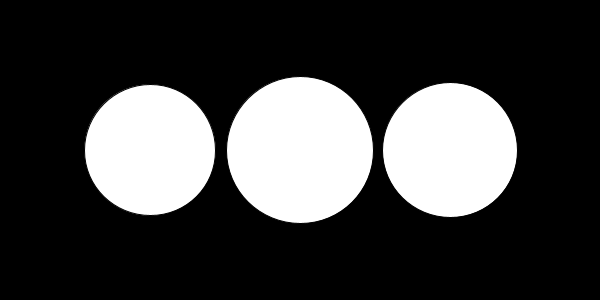
Frame 1 (no input)
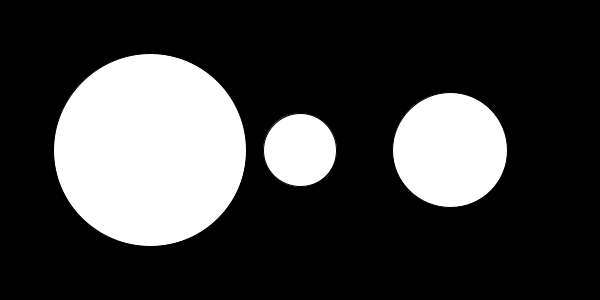
Frame 60 (the mouse pressed at the canvas centre just before this capture)
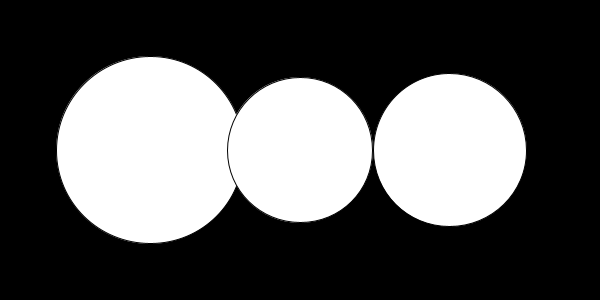
Frame 120 (the mouse held since frame 60 and released just before this capture)

The Processing sketch that drew these frames (run headless with seeded random() and noise(); from frame 60 on, the mouse is pressed at the canvas centre):

// Processing sketch: NoiseViz
// ── NoiseViz.pde
void setup(){
  size(600, 300);
}

void draw(){
  background(0);
  
  float time = millis()/1000.0;
  
  float d1 = map(sin(time), -1, 1, 50, 200);
  float d2 = random(50, 200);
  float d3 = map(noise(time), 0, 1, 50, 200);
  
  ellipse(width/4, height/2, d1, d1);
  ellipse(width/2, height/2, d2, d2);
  ellipse(width*3/4, height/2, d3, d3);
}
